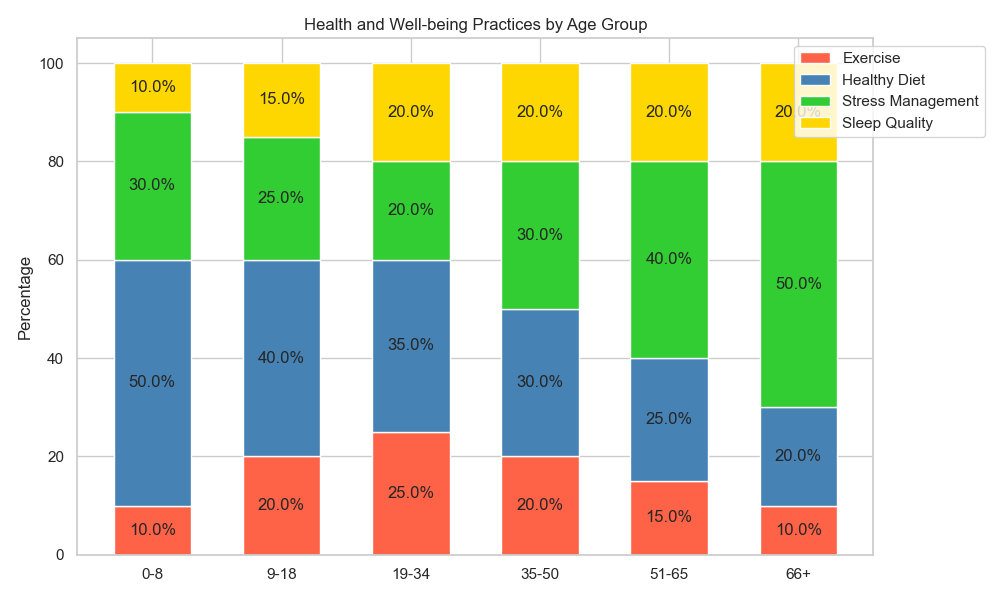

Generate this figure with Python:

import matplotlib.pyplot as plt
import pandas as pd
import seaborn as sns

data = [
    {'Age Group': '0-8', 'Exercise': 10, 'Healthy Diet': 50, 'Stress Management': 30, 'Sleep Quality': 10},
    {'Age Group': '9-18', 'Exercise': 20, 'Healthy Diet': 40, 'Stress Management': 25, 'Sleep Quality': 15},
    {'Age Group': '19-34', 'Exercise': 25, 'Healthy Diet': 35, 'Stress Management': 20, 'Sleep Quality': 20},
    {'Age Group': '35-50', 'Exercise': 20, 'Healthy Diet': 30, 'Stress Management': 30, 'Sleep Quality': 20},
    {'Age Group': '51-65', 'Exercise': 15, 'Healthy Diet': 25, 'Stress Management': 40, 'Sleep Quality': 20},
    {'Age Group': '66+', 'Exercise': 10, 'Healthy Diet': 20, 'Stress Management': 50, 'Sleep Quality': 20}
]

df = pd.DataFrame(data)
df.set_index('Age Group', inplace=True)

df_percentage = df.div(df.sum(axis=1), axis=0) * 100

fig, ax = plt.subplots(figsize=(10, 6))

bar_width = 0.6
categories = df_percentage.index
colors = ['#FF6347', '#4682B4', '#32CD32', '#FFD700']

bottom = [0] * len(df_percentage)

for i, col in enumerate(df.columns):
    ax.bar(categories, df_percentage[col], bar_width, label=col, color=colors[i], bottom=bottom)
    bottom = bottom + df_percentage[col].values

ax.set_ylabel('Percentage')
ax.set_title('Health and Well-being Practices by Age Group')
ax.legend(loc='upper right', bbox_to_anchor=(1.15, 1.0))

for p in ax.patches:
    width, height = p.get_width(), p.get_height()
    x, y = p.get_xy()
    if height > 0:
        ax.text(x + width / 2,
                y + height / 2,
                f"{height:.1f}%",
                ha='center',
                va='center')

plt.tight_layout()
plt.show()
